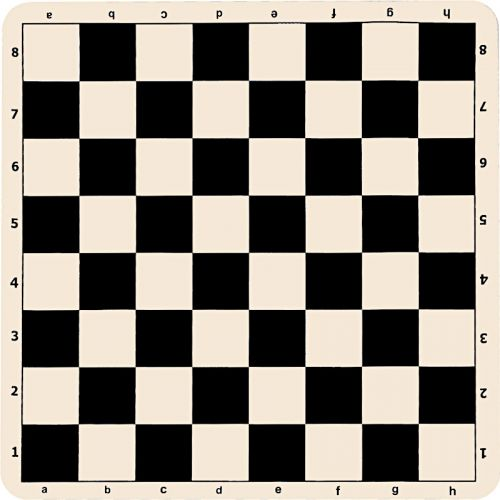
#> input picture bord.jpg, 500 x 500 px
$ python hoeken.py
#> lines starting #> are read from the running program, lines starting #| are printed output that depends on the picture; after the words box and inside, x2 and y2 are one past the last pixel; in counts of white or black regions, pixels touching at a corner belong together
import cv2
import numpy as np
import random

img = cv2.imread('bord.jpg')
#> img is the input picture: shape (500, 500, 3); mean B, G, R 125.5, 134.7, 141.9
cv2.imshow("img", img)

gray = cv2.cvtColor(img, cv2.COLOR_BGR2GRAY)
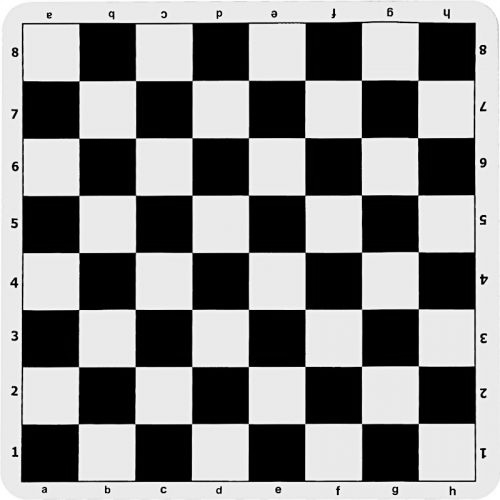
#> gray: shape (500, 500); min 0, max 255, mean 135.8
gray = np.float32(gray)

dst = cv2.cornerHarris(gray, 10, 3, 0.1)
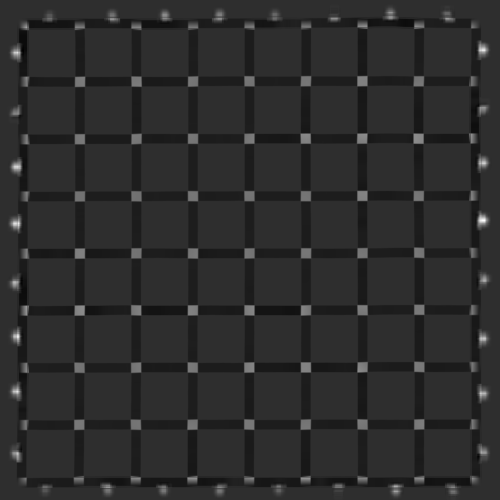
#> dst: shape (500, 500) float32; min -20663428, max 92185696, mean -838568.6; drawn with min black and max white

dst = cv2.dilate(dst, None)
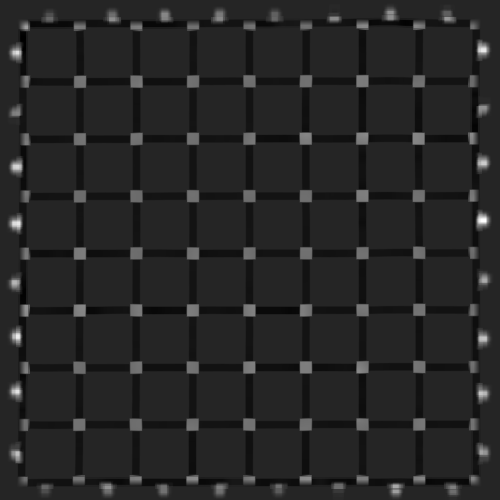
#> dst: shape (500, 500) float32; min -15874660, max 92185696, mean 424944.3; drawn with min black and max white

img[dst > 0.01 * dst.max()] = [0, 0, 255]
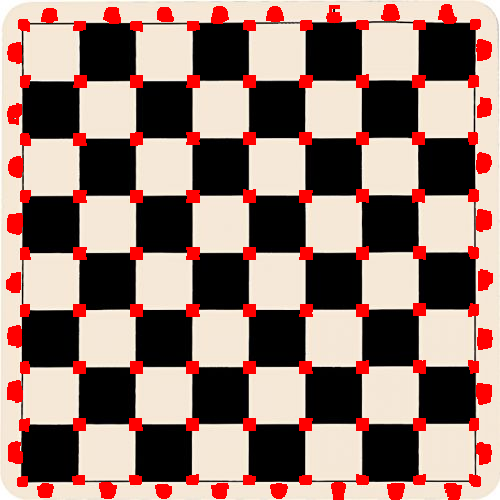
#> img: shape (500, 500, 3); 8.3% of pixels changed, all inside (x1, y1, x2, y2) = (6, 4, 493, 500)

cv2.imshow("hoeken", img)
# print(dst[0])
if cv2.waitKey(0) & 0xff == 27:
#> (key Esc is pressed here)
#> (the run stopped early here; a loop or call above may not have finished)
